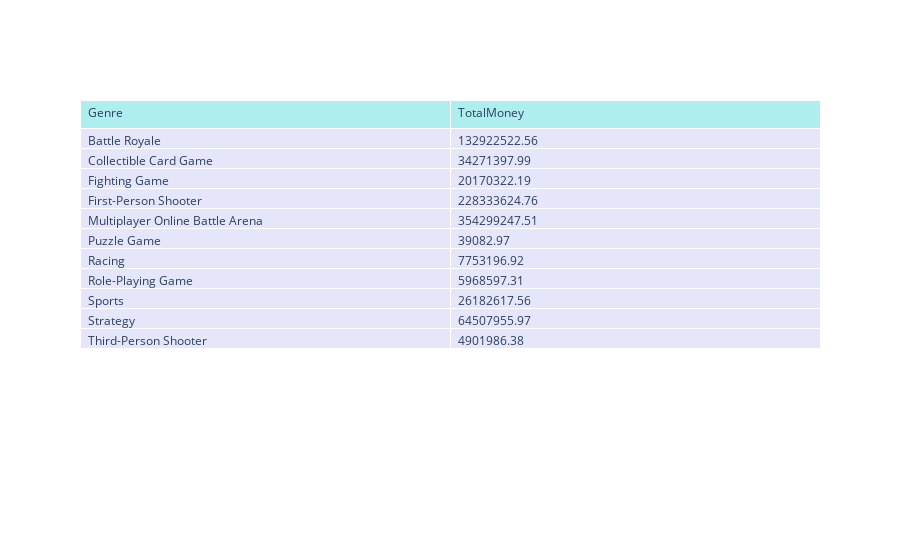

Source (notebook cell):
### Code cell
fig = go.Figure(data=[go.Table(
    header=dict(values=list(genre_money.columns),
                fill_color='paleturquoise',
                align='left'),
    cells=dict(values=[genre_money.Genre, genre_money.TotalMoney],
               fill_color='lavender',
               align='left'))
])
fig.write_html("../picture/game_money.html")
fig.show()

### Figure 1 — Plotly figure (JSON) as saved in the notebook; plotly's stock layout.template omitted (floating-point values rounded to 4 significant figures)
{"data": [{"cells": {"align": "left", "fill": {"color": "lavender"}, "values": [["Battle Royale", "Collectible Card Game", "Fighting Game", "First-Person Shooter", "Multiplayer Online Battle Arena", "Puzzle Game", "Racing", "Role-Playing Game", "Sports", "Strategy", "Third-Person Shooter"], [132900000.0, 34270000.0, 20170000.0, 228300000.0, 354300000.0, 39080.0, 7753000.0, 5969000.0, 26180000.0, 64510000.0, 4902000.0]]}, "header": {"align": "left", "fill": {"color": "paleturquoise"}, "values": ["Genre", "TotalMoney"]}, "type": "table"}], "layout": {}}
